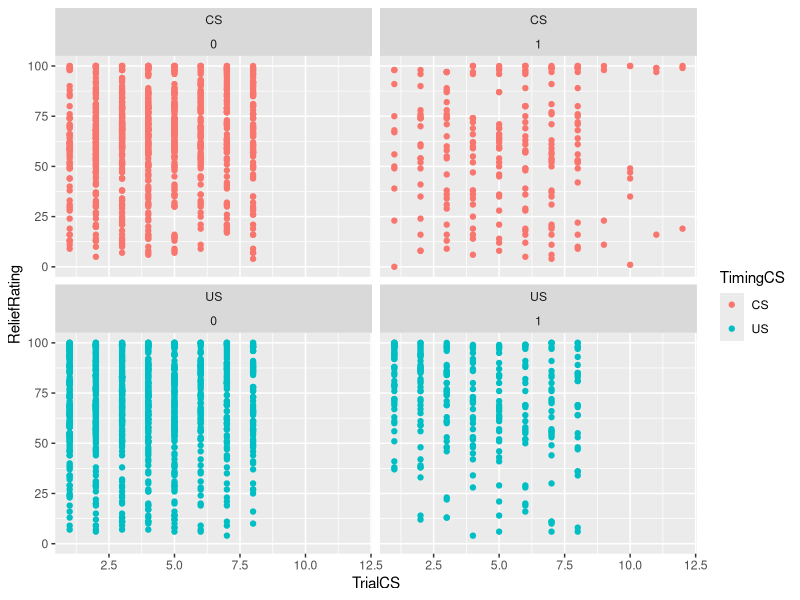
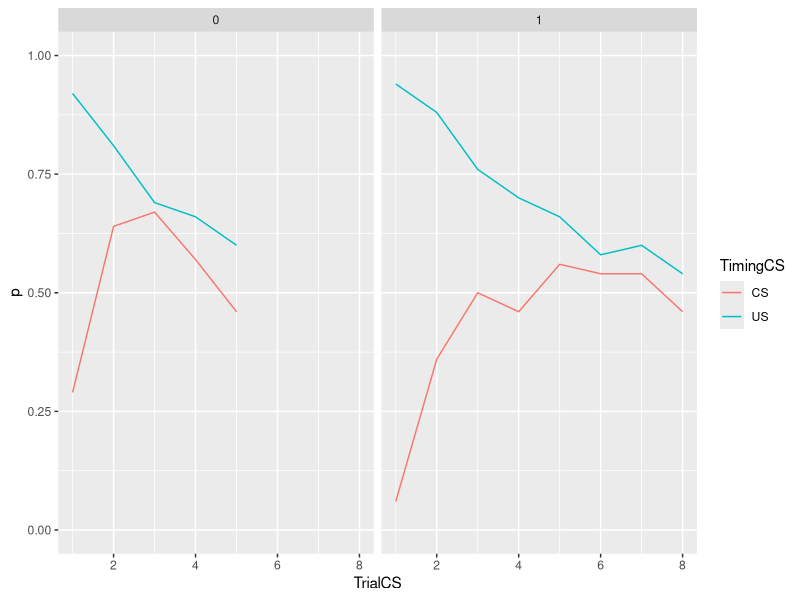

Reproduce these figures in R, in order.
library(tidyverse)
library(ggplot2)

X <- read_csv("Relief.csv") %>% tidyr::extract(ID, regex="RS([0-9]+)", into="id", remove=FALSE) %>% dplyr::mutate(anxious = STAI >= 45)
Y <- dplyr::filter(X, Phase == "Extinction") %>% dplyr::group_by(`CS+`, TimingCS, TrialCS) %>% dplyr::summarize(mu=mean(ReliefRating,na.rm=TRUE), p=mean(ReliefChoice, na.rm=TRUE))
ggplot(X, aes(x=TrialCS, y=ReliefRating, color=TimingCS)) + geom_point() + ylim(c(0,100)) + facet_wrap(TimingCS~`CS+`)
ggplot(Y, aes(x=TrialCS, y=p, color=TimingCS)) + geom_line() + ylim(c(0,1)) + facet_wrap(~`CS+`)

Y <- dplyr::filter(X, Phase == "Extinction") %>%
    dplyr::mutate(
        anxious=STAI >= 45,
        CSType=recode_factor(CSType, "CSmin1"="CSmin", "CSmin2"="CSmin"),
        TimingCS=factor(TimingCS, levels=c("CS","US"), labels=c("Onset", "Offset"))) %>%
    dplyr::group_by(TimingCS, TrialCS, CSType, anxious) %>%
    dplyr::summarize(
        mu_only = mean(ReliefRating, na.rm=TRUE),
        mu = mean(ReliefRating, na.rm=TRUE),
        prop_yes = mean(ReliefChoice, na.rm=TRUE))

p <- ggplot(Y, aes(x=TrialCS, y=mu, group=interaction(anxious,CSType), color=CSType, linetype=anxious)) +
    geom_line(linewidth=1) +
    #xlim(c(1,5)) +
    ylim(c(0,100)) +
    ggtitle("Fear Extinction") +
    facet_grid(~TimingCS, labeller = as_labeller(c("Onset" = "CS Onset", "Offset" = "CS Offset"))) +
    scale_color_manual(labels = c(CSmin="CS-", CSplus="CS+"), values = c(CSmin = "#7f7f7f", CSplus = "#61a3bf")) +
    scale_linetype_discrete(labels = c(`TRUE` = "High", `FALSE` = "Low")) +
    theme(
        legend.text=element_text(size=10),
        legend.title=element_text(size=12, face='bold')) +
    ylab("Average Magnitude Relief") +
    guides(color=guide_legend("CS"), linetype=guide_legend("Anxiety (STAI)"))

q <- ggplot(Y, aes(x=TrialCS, y=prop_yes, group=interaction(anxious,CSType), color=CSType, linetype=anxious)) +
    geom_line(linewidth=1) +
    #xlim(c(1,5)) +
    ggtitle("Fear Extinction") +
    facet_grid(~TimingCS, labeller = as_labeller(c("Onset" = "CS Onset", "Offset" = "CS Offset"))) +
    scale_color_manual(labels = c(CSmin="CS-", CSplus="CS+"), values = c(CSmin = "#7f7f7f", CSplus = "#61a3bf")) +
    scale_linetype_discrete(labels = c(`TRUE` = "High", `FALSE` = "Low")) +
    theme(
        legend.text=element_text(size=10),
        legend.title=element_text(size=12, face='bold')) +
    ylab("Average Magnitude Relief") +
    guides(color=guide_legend("CS"), linetype=guide_legend("Anxiety (STAI)"))


